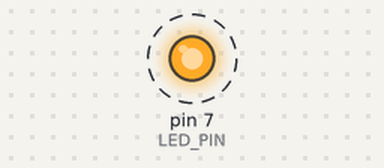
This program was run on a simulated Raspberry Pi (header pin numbers). Parts: output pins drawn as LEDs (lit = HIGH). Dashed ring = blinking.

Above: at 0.5 s.
Timing chart, 0 to 4.6 s (numbered marks = the images above):
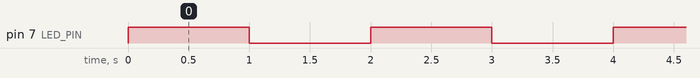

The program:

led.py
```python
# Program to blink the LED at regular intervel.
# Author : Lal Bosco Lawrence
# Date   : 30/12/2017

import RPi.GPIO as GPIO # Import GPIO library
import time

LED_PIN    = 7 # GPIO pin Number
TIME_DELAY = 1 # Time delay in sec

GPIO.setmode(GPIO.BOARD)      # Use board pin numbering
GPIO.setup(LED_PIN, GPIO.OUT) # Setup GPIO Pin 7 to Output

# Blink the LED
while True:
    GPIO.output(LED_PIN,True)  # Turn ON GPIO pin 7
    time.sleep(TIME_DELAY)
    GPIO.output(LED_PIN,False) # Turn OFF GPIO pin 7
    time.sleep(TIME_DELAY)
```

Measured:
- by itself, pin 7 (LED_PIN): alternates HIGH for 1.0 s and LOW for 1.0 s
